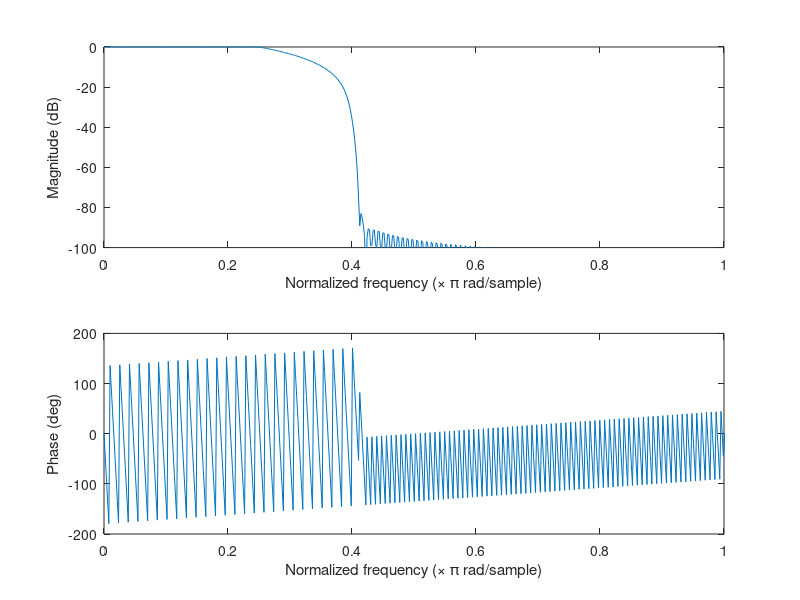
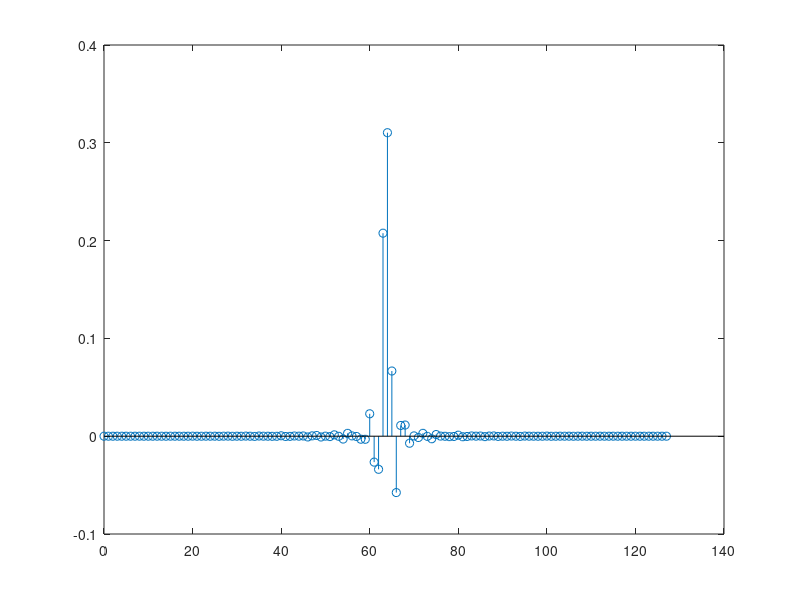
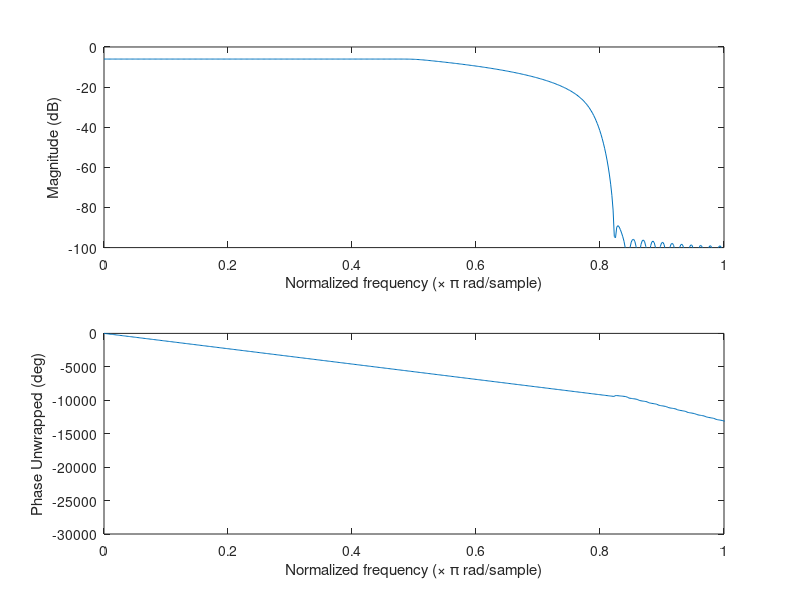
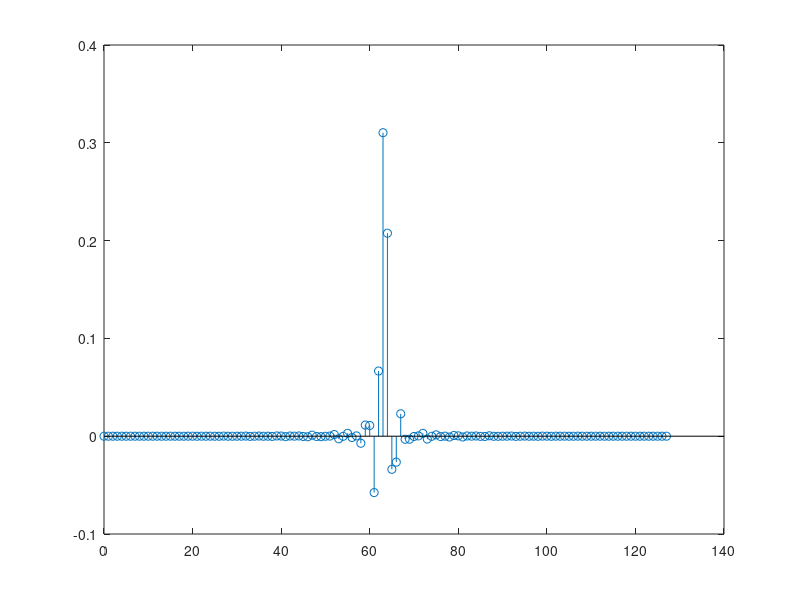

Recreate these plots in MATLAB, in order.
% Problem 3.1
clc
clf
close all
clearvars

N = 255;
f_ax = [0, 0.25, 0.4, 1];
amp = [1, 1, 0, 0];
w = [1,1];
x = fir2(N,f_ax,amp);
% figure()
% stem([0:N],x)
% title('Type II LPF')
% fvtool(x,'OverlayedAnalysis','phase')

%% Part a
nfft = 1024;
Xdft = fft(x, nfft);
f_ax = linspace(0,2,nfft);
for i = [1,2]
    ax(i) = subplot(2,1,i);
end
subplot(ax(1))
plot(f_ax,mag2db(abs(Xdft)))
xlim([0, 1])
ylim([-100, 0])
xlabel('Normalized frequency (\times \pi rad/sample)')
ylabel('Magnitude (dB)')
subplot(ax(2))
% plot(f_ax,(rad2deg(unwrap(angle(Xdft)))))
plot(f_ax,(rad2deg(angle(Xdft))))
xlim([0, 1])
xlabel('Normalized frequency (\times \pi rad/sample)')
% ylabel('Phase Unwrapped (deg)')
ylabel('Phase (deg)')
idx_p = find(f_ax<0.25);
idx_s = intersect(find(f_ax>0.4),find(f_ax<1));
dp = max(abs(abs(Xdft(idx_p))-1));
ds = max(abs(abs(Xdft(idx_s))-0));

%% Part b
x1 = downsample(x,2,0);
nfft = 1024;
X1dft = fft(x1,nfft);
f_ax = linspace(0,2,nfft);
figure()
stem([0:length(x1)-1],x1)
figure()
for i = [1,2]
    ax(i) = subplot(2,1,i);
end
subplot(ax(1))
plot(f_ax,mag2db(abs(X1dft)))
xlim([0, 1])
ylim([-100, 0])
xlabel('Normalized frequency (\times \pi rad/sample)')
ylabel('Magnitude (dB)')
subplot(ax(2))
plot(f_ax,rad2deg(unwrap(angle(X1dft))))
% plot(f_ax,rad2deg(angle(X1dft)))
xlim([0, 1])
xlabel('Normalized frequency (\times \pi rad/sample)')
ylabel('Phase Unwrapped (deg)')
% ylabel('Phase (deg)')
idx_p1 = find(f_ax<0.5);
idx_s1 = intersect(find(f_ax>0.8),find(f_ax<1));
dp1 = max(abs(abs(X1dft(idx_p1))-0.5));
ds1 = max(abs(abs(X1dft(idx_s1))-0));

%% Part c
x2 = downsample(x,2,1);
nfft = 1024;
X2dft = fft(x2,nfft);
f_ax = linspace(0,2,nfft);
figure()
stem([0:length(x2)-1],x2)
figure()
for i = [1,2]
    ax(i) = subplot(2,1,i);
end
subplot(ax(1))
plot(f_ax,mag2db(abs(X2dft)))
xlim([0, 1])
ylim([-100, 0])
xlabel('Normalized frequency (\times \pi rad/sample)')
ylabel('Magnitude (dB)')
subplot(ax(2))
plot(f_ax,rad2deg(unwrap(angle(X2dft))))
% plot(f_ax,rad2deg(angle(X2dft)))
xlim([0, 1])
xlabel('Normalized frequency (\times \pi rad/sample)')
ylabel('Phase Unwrapped (deg)')
% ylabel('Phase (deg)')
idx_p2 = find(f_ax<0.5);
idx_s2 = intersect(find(f_ax>0.8),find(f_ax<1));
dp2 = max(abs(abs(X2dft(idx_p2))-0.5));
ds2 = max(abs(abs(X2dft(idx_s2))-0));

%% Part e
% h2e = 2*h(4:2:end);
% nfft = 1024;
% H2edft = fft(h2e,nfft);
% fnorm = linspace(0,2,nfft);
% figure()
% for i = [1,2]
%     ax(i) = subplot(2,1,i);
% end
% subplot(ax(1))
% plot(fnorm,mag2db(abs(H2edft)))
% xlim([0, 1])
% ylim([-100, 0])
% xlabel('Normalized frequency (\times \pi rad/sample)')
% ylabel('Magnitude (dB)')
% subplot(ax(2))
% plot(fnorm,rad2deg(unwrap(angle(H2edft))))
% xlim([0, 1])
% xlabel('Normalized frequency (\times \pi rad/sample)')
% ylabel('Phase Unwrapped (\circ)')